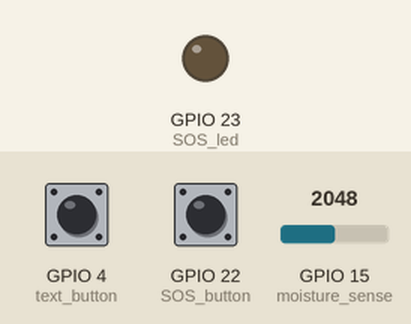
Simulated run of this sketch. Board: ESP32. Parts: output pins drawn as LEDs (lit = HIGH). Dashed ring = blinking. The inputs (shaded band) are chosen by the test bench; at power-on: GPIO 22 (SOS_button) HIGH, GPIO 15 (moisture_sense) = 2048, GPIO 4 (text_button) HIGH. The modem accepts every AT command (registered, SIM ready, sends succeed) and sends nothing else; what the sketch prints to the serial monitor is not drawn.

Above: at 1.7 s.
1.8 s: GPIO 22 (SOS_button) pulled LOW for 1 s
At 1.95 s:
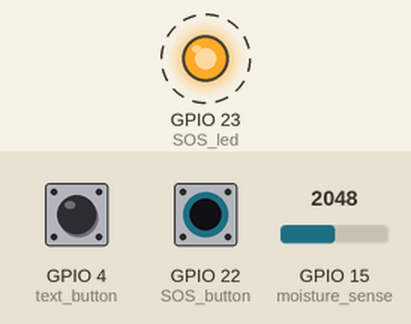
4.3 s: GPIO 15 (moisture_sense) set to 1932
Timing chart, 0 to 7.3 s (numbered marks = the images above; inputs shaded):
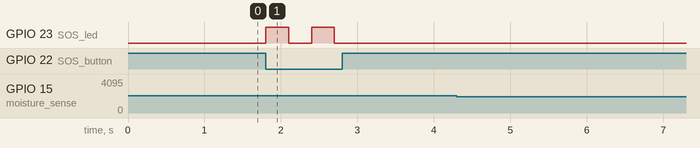

Measured:
- after the input at 1.8 s, GPIO 23 (SOS_led): alternates HIGH for 0.30 s and LOW for 0.30 s, 4 changes in all, then stays LOW, starting at once
- after the input at 4.3 s, every drawn part: stays the same

The sketch:

emergency_flood_contact_system.ino
```cpp
//emergency flood contact system using esp32, sim800l and moisture sensor
// Hardware Serial 2 pins
#define RXD2 16
#define TXD2 17

#define text_button 4
#define SOS_button 22
#define SOS_led 23
#define moisture_sense 15
int moisture_val = 0;

void setup()
{
  Serial.begin(9600);     //Begin serial communication with nodemcu (Serial Monitor)
  Serial2.begin(9600, SERIAL_8N1, RXD2, TXD2);    //Begin serial communication with Arduino and SIM800L (D16 RX2 and D17 TX2)

  pinMode(text_button, INPUT_PULLUP);
  pinMode(SOS_button, INPUT_PULLUP);
  pinMode(SOS_led, OUTPUT);
  pinMode(moisture_sense, INPUT);

  Serial2.println("AT"); //imp Once the handshake test is successful, it will back to OK
  updateSerial();
}

void loop(){
  moisture_val = analogRead(moisture_sense);
  Serial.println(moisture_val);

  if(digitalRead(text_button) == LOW || (moisture_val < 2000)){       //if the button is pressed once
    Serial2.println("AT+CMGF=1");  // Configuring TEXT mode
    updateSerial();
    Serial2.println("AT+CMGS=\"+8801849472106\"");//change ZZ with country code and xxxxxxxxxxx with phone number to sms
    updateSerial();
    Serial2.print("I am in danger, please send help. Location:......."); //text content
    updateSerial();
    Serial2.write(26);   //size of the message
    delay(5000);
  }

  while(digitalRead(SOS_button) == LOW){
    digitalWrite(SOS_led, HIGH);
    delay(300);
    digitalWrite(SOS_led, LOW);
    delay(300);
  }
}

void updateSerial(){
  delay(500);
  while (Serial.available()) {
    Serial2.write(Serial.read());//Forward what Serial received to hardware Serial Port
  }
  while(Serial2.available()) {
    Serial.write(Serial2.read());//Forward what hardware Serial received to Serial Port
  }
}
```
